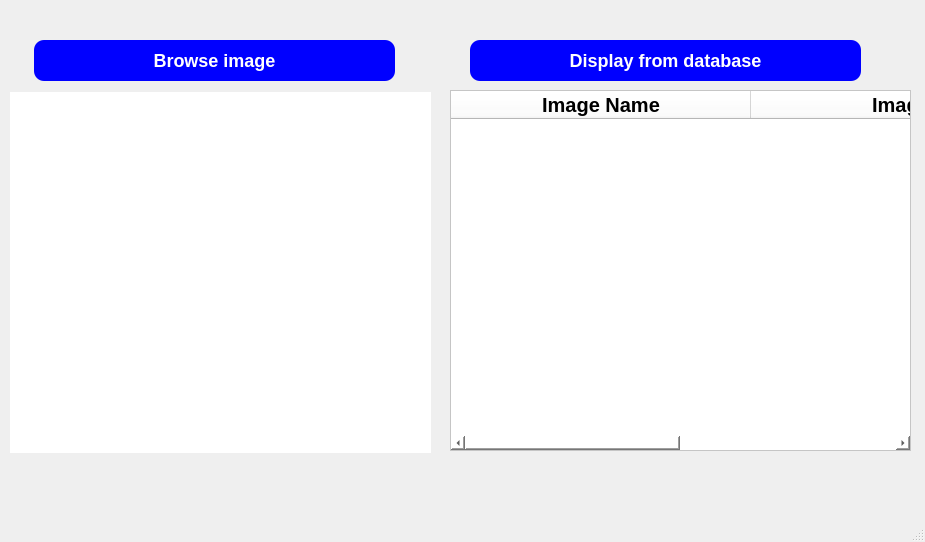
<?xml version="1.0" encoding="UTF-8"?>
<ui version="4.0">
 <class>MainWindow</class>
 <widget class="QMainWindow" name="MainWindow">
  <property name="geometry">
   <rect>
    <x>0</x>
    <y>0</y>
    <width>925</width>
    <height>542</height>
   </rect>
  </property>
  <property name="windowTitle">
   <string>MainWindow</string>
  </property>
  <widget class="QWidget" name="centralwidget">
   <widget class="QLabel" name="label">
    <property name="geometry">
     <rect>
      <x>10</x>
      <y>92</y>
      <width>421</width>
      <height>361</height>
     </rect>
    </property>
    <property name="styleSheet">
     <string notr="true">background-color: white;</string>
    </property>
    <property name="text">
     <string/>
    </property>
   </widget>
   <widget class="QTableWidget" name="tableWidget_Image">
    <property name="geometry">
     <rect>
      <x>450</x>
      <y>90</y>
      <width>461</width>
      <height>361</height>
     </rect>
    </property>
    <property name="font">
     <font>
      <pointsize>15</pointsize>
      <weight>75</weight>
      <bold>true</bold>
     </font>
    </property>
    <property name="styleSheet">
     <string notr="true">background-color: white;</string>
    </property>
    <attribute name="horizontalHeaderDefaultSectionSize">
     <number>300</number>
    </attribute>
    <column>
     <property name="text">
      <string>Image Name</string>
     </property>
     <property name="font">
      <font>
       <pointsize>15</pointsize>
       <weight>75</weight>
       <bold>true</bold>
      </font>
     </property>
    </column>
    <column>
     <property name="text">
      <string>Image</string>
     </property>
     <property name="font">
      <font>
       <pointsize>15</pointsize>
       <weight>75</weight>
       <bold>true</bold>
      </font>
     </property>
    </column>
   </widget>
   <widget class="QPushButton" name="Browse_Image">
    <property name="geometry">
     <rect>
      <x>34</x>
      <y>40</y>
      <width>361</width>
      <height>41</height>
     </rect>
    </property>
    <property name="styleSheet">
     <string notr="true">background-color: blue;
color: white;
font-weight: bold;
border-radius: 10px;
font-size: 18px;</string>
    </property>
    <property name="text">
     <string>Browse image</string>
    </property>
   </widget>
   <widget class="QPushButton" name="Display_Image_From_Database">
    <property name="geometry">
     <rect>
      <x>470</x>
      <y>40</y>
      <width>391</width>
      <height>41</height>
     </rect>
    </property>
    <property name="styleSheet">
     <string notr="true">background-color: blue;
color: white;
font-weight: bold;
border-radius: 10px;
font-size: 18px;</string>
    </property>
    <property name="text">
     <string>Display from database</string>
    </property>
   </widget>
  </widget>
  <widget class="QStatusBar" name="statusbar"/>
 </widget>
 <resources/>
 <connections/>
</ui>
